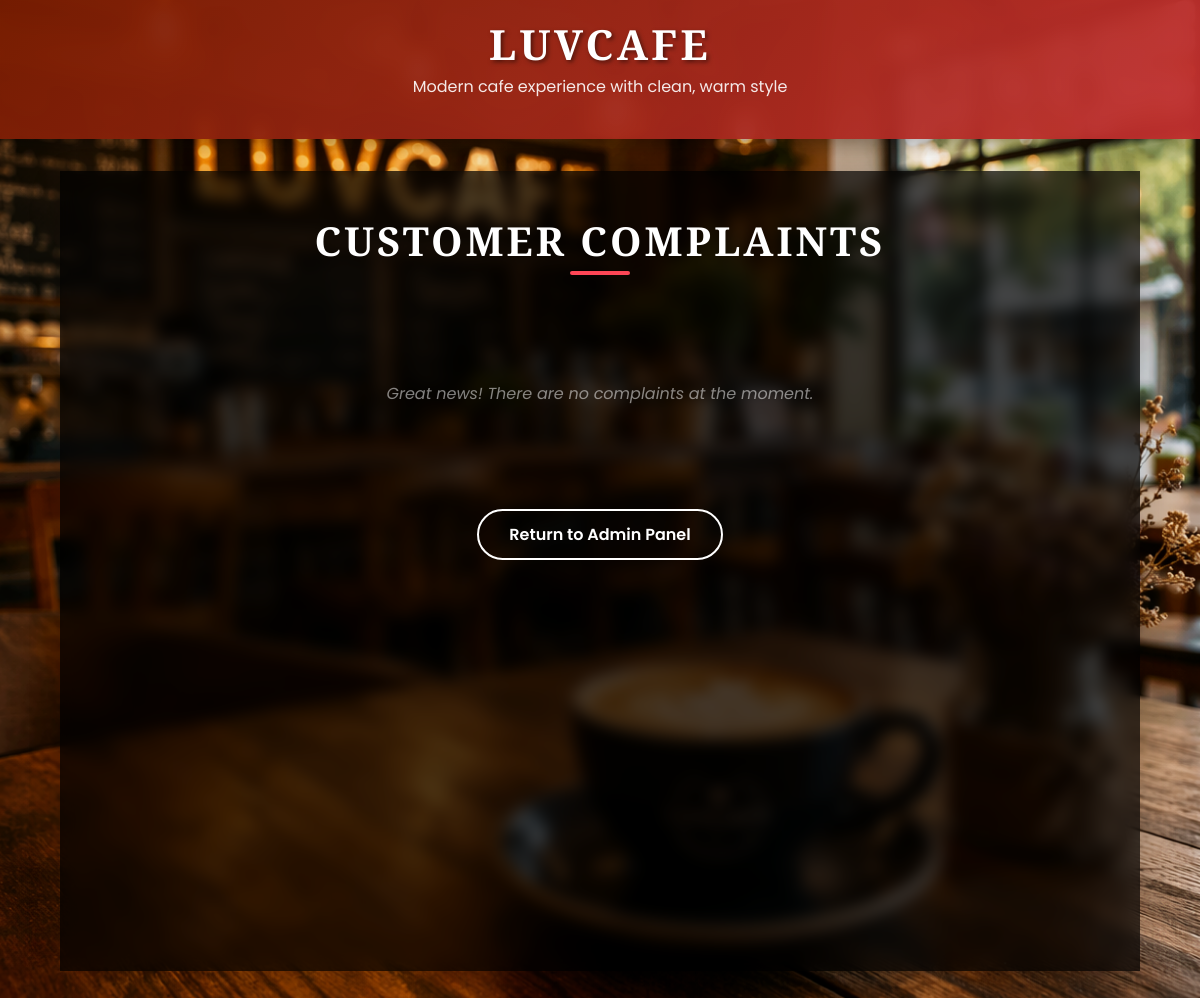
/complaint_s/ (signed in), run on an earlier commit of the app's database.
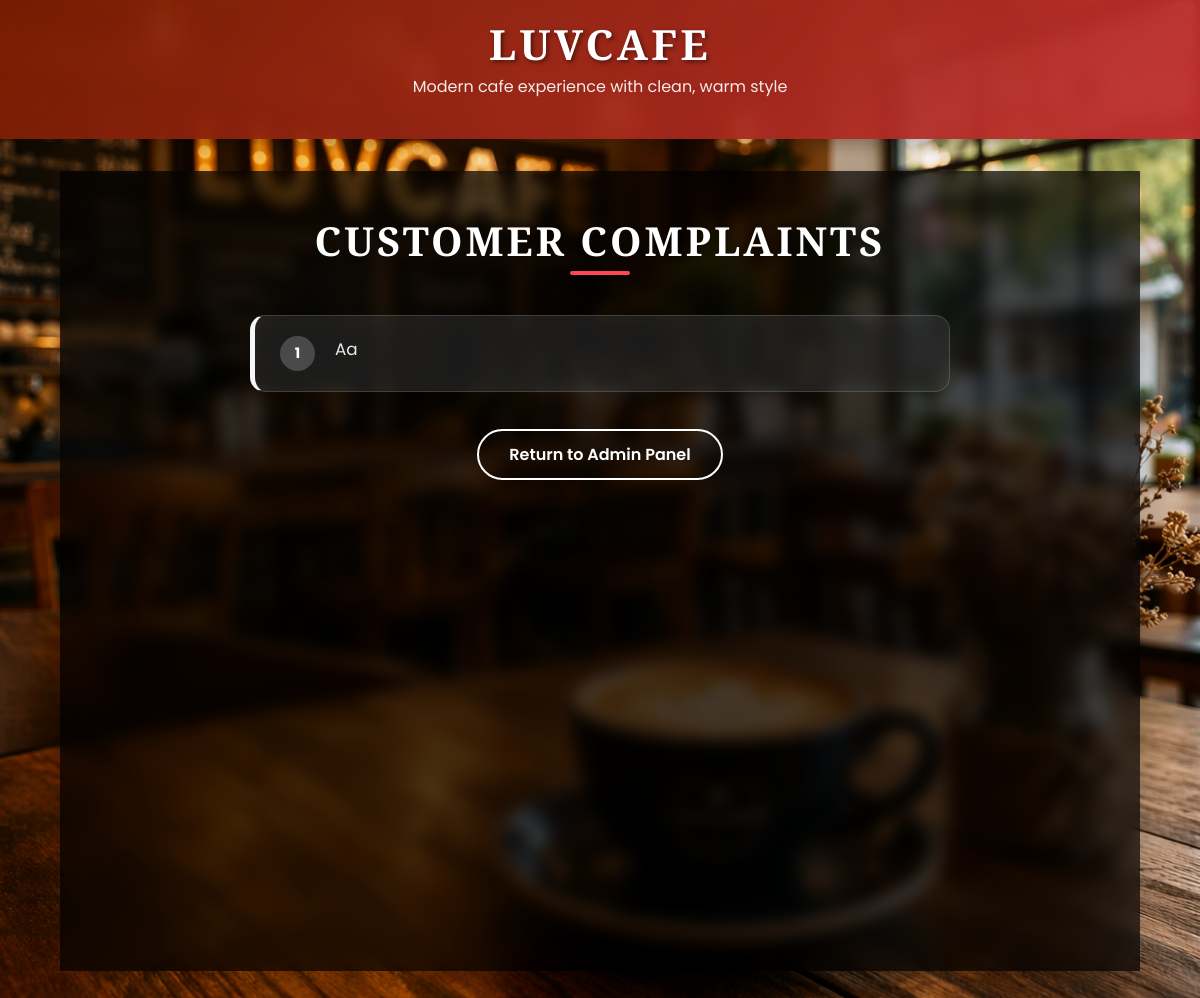
And on a later commit of the database.
### Luvcafe/models.py (models this page shows, shortened)
class Complaint(models.Model):
    complaint_text = models.TextField(max_length=1050)

### Luvcafe/views.py (the view)
# urls.py: path('complaint_s/', views.complaint_s, name='complaint_s'),
def complaint_s(request):
    if request.user.is_superuser:
        complaints = Complaint.objects.all()
        return render(request, 'complaint_s.html', {'complaints': complaints})
    else:
        return redirect('home_page')

### Luvcafe/templates/complaint_s.html (shortened to what this page needs)
{% extends 'base.html' %}
{% load static %}
{% block content %}
<div class="container">
    <div class="header-section">
        <h1>Customer Complaints</h1>
        <div class="underline"></div>
    </div>
    <div class="complaint-list">
        {% for complaint in complaints %}
        <div class="complaint-card">
            <div class="sl-no">{{ forloop.counter }}</div>
            <div class="complaint-text">
                {{ complaint.complaint_text }}
            </div>
        </div>
        {% empty %}
        <div class="no-complaints">
            <p>Great news! There are no complaints at the moment.</p>
        </div>
        {% endfor %}
    </div>
    <div class="footer-actions">
        <a href="{% url 'admin_page' %}" class="btn-back">Return to Admin Panel</a>
    </div>
</div>
{% endblock %}

What changed in the data, as far as the page shows it:
added Complaint: complaint_text "Aa"
Also different on the page:
text no longer shown: "Great news! There are no complaints at the moment."
